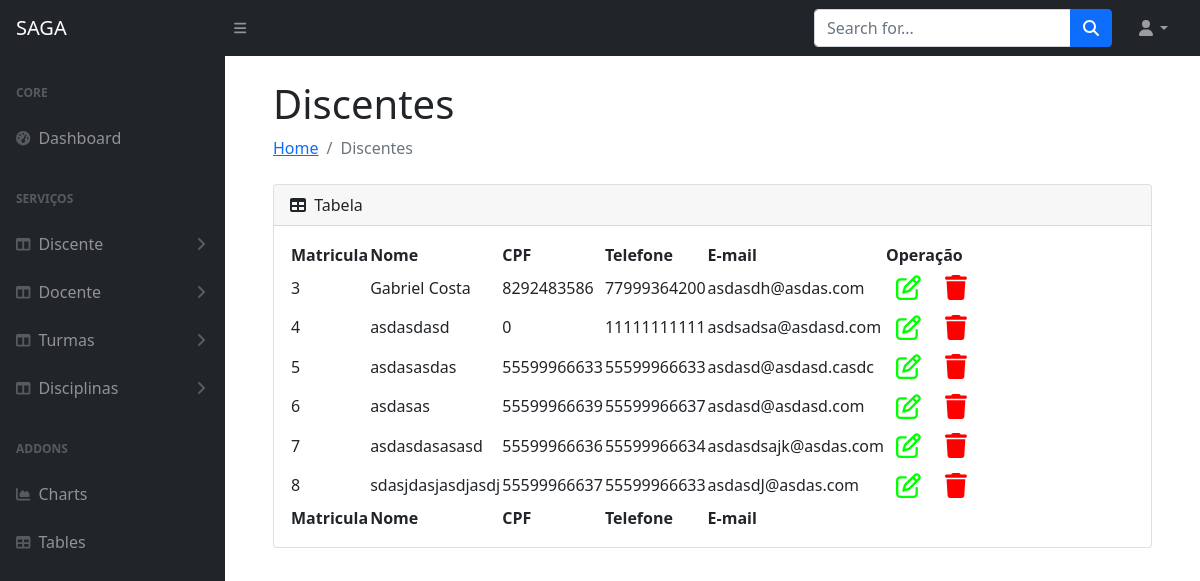
The app's page /discentes with its own data.
### appacademico/models.py (models this page shows, shortened)
class Usuario(models.Model):
    matricula=models.AutoField(primary_key=True)
    nome = models.CharField(max_length=150)
    cpf = models.IntegerField()
    telefone=models.IntegerField()
    email=models.EmailField(max_length=50)
    class Meta:
        abstract = True

class Aluno(Usuario):
    pass

### appacademico/views.py (the view)
# urls.py: path('discentes', views.discentes, name='discentes'),
def discentes(request):
    discente = Aluno.objects.all()
    return render(request, 'mostrar_todos.html', {'discente': discente})

### appacademico/templates/mostrar_todos.html (shortened to what this page needs)
{% extends 'index.html' %}
{% load static %}
{% load bootstrap4 %}
{% block h1 %}
{% if docente %}
Docentes
{% elif discente %}
Discentes
{% elif disciplina %}
Disciplinas
{% elif turmas %}
Turmas
{% endif %}
{% endblock %}
{% block li %}
{% if docente %}
Docentes
{% elif discente %}
Discentes
{% elif disciplina %}
Disciplinas
{% elif turmas %}
Turmas
{% endif %}
{% endblock %}
{% block content %}
<div class="card mb-4">
    <div class="card-header">
        <i class="fas fa-table me-1"></i>
        Tabela
    </div>
    <div class="card-body">
        <table id="datatablesSimple">
            <thead>
                {% if turmas %}
                <tr>
                    <th>Código da Turma</th>
                    <th>Disciplinas</th>
                    <th>Operação</th>
                </tr>
                {% else %}
                <tr>
                    <th>Matricula</th>
                    <th>Nome</th>
                    <th>CPF</th>
                    <th>Telefone</th>
                    <th>E-mail</th>
                    <th>Operação</th>
                </tr>
                {% endif %}
            </thead>
            <tfoot>
                <tr>
                    <th>Matricula</th>
                    <th>Nome</th>
                    <th>CPF</th>
                    <th>Telefone</th>
                    <th>E-mail</th>
                </tr>
            </tfoot>
            <tbody>
                {% if docente %}
                {% for professor in docente %}
                <tr>
                    <td>{{professor.matricula}}</td>
                    <td>{{professor.nome}}</td>
                    <td>{{professor.cpf}}</td>
                    <td>{{professor.telefone}}</td>
                    <td>{{professor.email}}</td>
                    <td>
                        <a href="{% url 'editar_docente' professor.matricula %}"
                            style="padding: 10px; color: rgb(0, 255, 0); font-size: 25px;"><i
                                class="fa-regular fa-pen-to-square"></i></a>
                        <a href="{% url 'del_docente' professor.matricula %}"
                            style="padding: 10px; color: rgb(255, 0, 0); font-size: 25px;"><i
                                class="fa-solid fa-trash"></i></a>
                    </td>
                </tr>
                {% endfor %}
                {% elif discente %}
                {% for aluno in discente %}
                <tr>
                    <td>{{aluno.matricula}}</td>
                    <td>{{aluno.nome}}</td>
                    <td>{{aluno.cpf}}</td>
                    <td>{{aluno.telefone}}</td>
                    <td>{{aluno.email}}</td>
                    <td>
                        <a href="{% url 'editar_discente' aluno.matricula %}"
                            style="padding: 10px; color: rgb(0, 255, 0); font-size: 25px;"><i
                                class="fa-regular fa-pen-to-square"></i></a>
                        <a href="{% url 'del_discente' aluno.matricula %}"
                            style="padding: 10px; color: rgb(255, 0, 0); font-size: 25px;"><i
                                class="fa-solid fa-trash"></i></a>
                    </td>
                </tr>
                {% endfor %}
                {% endif %}
            </tbody>
        </table>
    </div>
</div>
</div>
</main>
{% endblock %}

### appacademico/templates/static/css/style1.css (style rules this page uses)
body { background-color: #1E0731; text-align: center; }

### records on screen
Aluno: matricula "3", nome "Gabriel Costa", cpf "8292483586", telefone "77999364200", email "asdasdh@asdas.com"
Aluno: matricula "4", nome "asdasdasd", cpf "0", telefone "11111111111", email "asdsadsa@asdasd.com"
Aluno: matricula "5", nome "asdasasdas", cpf "55599966633", telefone "55599966633", email "asdasd@asdasd.casdc"
Aluno: matricula "6", nome "asdasas", cpf "55599966639", telefone "55599966637", email "asdasd@asdasd.com"
Aluno: matricula "7", nome "asdasdasasasd", cpf "55599966636", telefone "55599966634", email "asdasdsajk@asdas.com"
Aluno: matricula "8", nome "sdasjdasjasdjasdj", cpf "55599966637", telefone "55599966633", email "asdasdJ@asdas.com"
